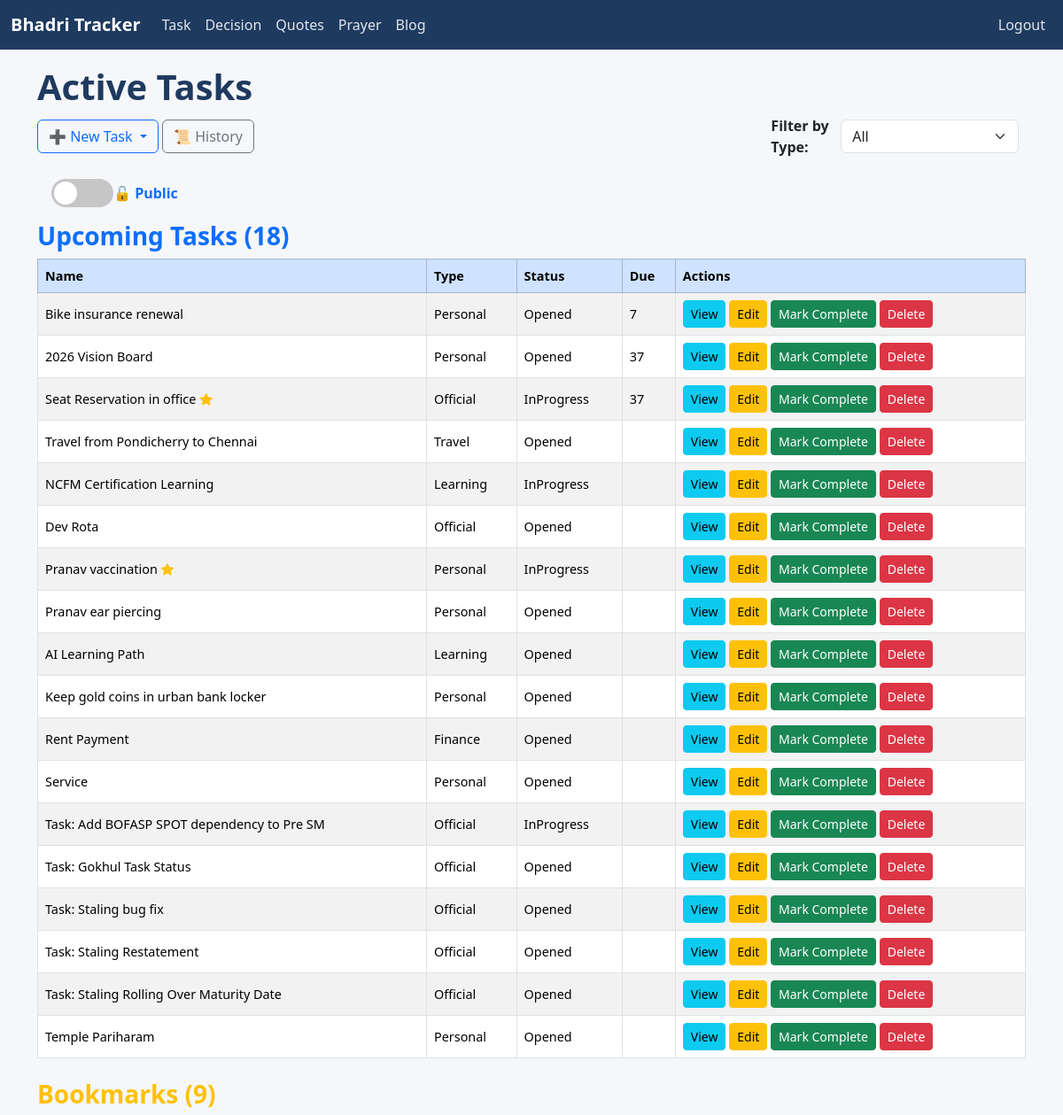
The app's page / (signed in, upper part), older data.
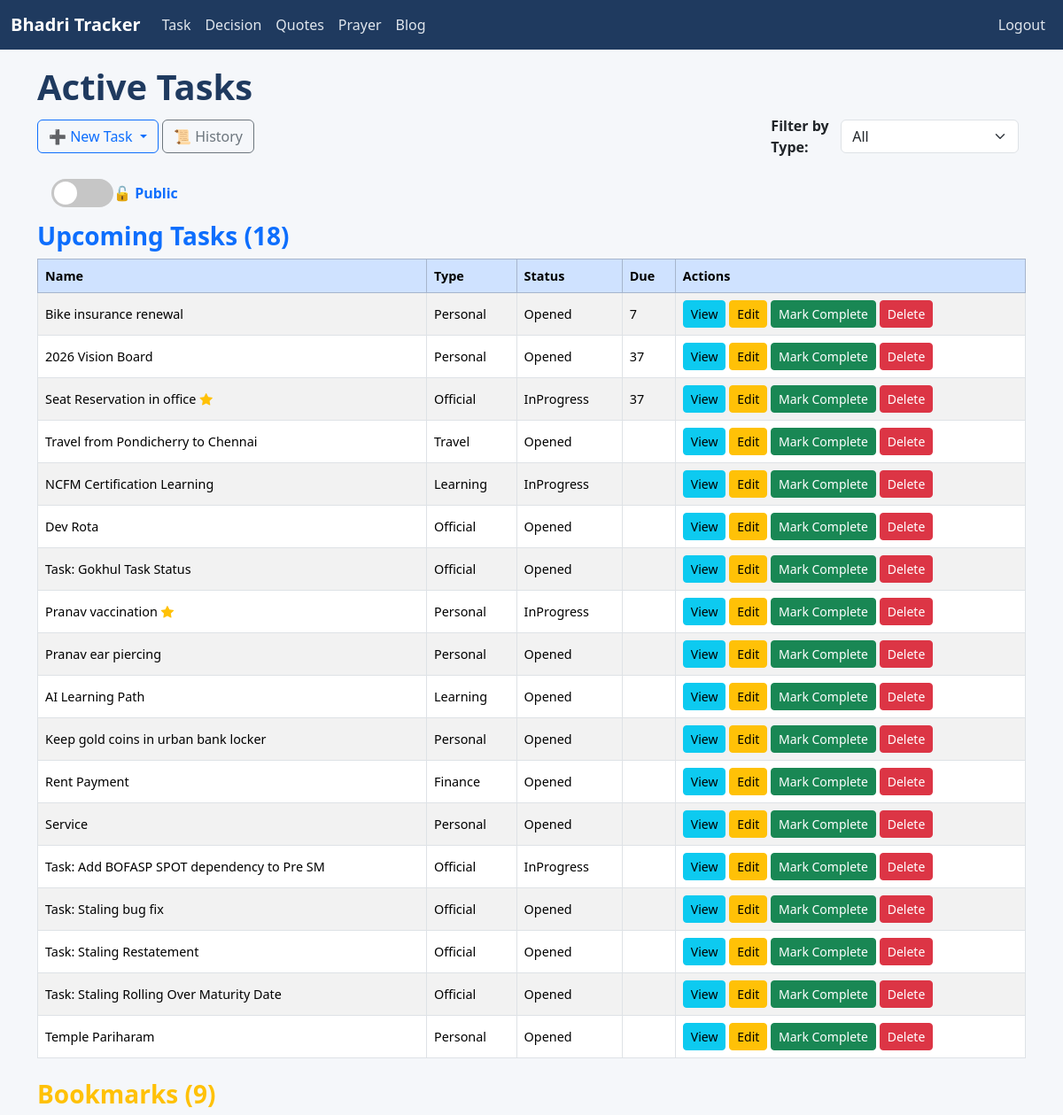
The same page, newer data.
### tracker/models.py (models this page shows, shortened)
class Task(models.Model):
    STATUS_CHOICES = [
        ('Opened', 'Opened'),
        ('InProgress', 'In Progress'),
        ('Completed', 'Completed'),
        ('Cancelled', 'Cancelled'),
        ('Hold', 'Hold'),
    ]
    name = models.CharField(max_length=200)
    status = models.CharField(max_length=20, choices=STATUS_CHOICES, default='Opened')
    task_type = models.ForeignKey(TaskType, on_delete=models.CASCADE)
    started_date = models.DateField(default=timezone.now, null=True, blank=True)
    created_date = models.DateField(auto_now_add=True)
    updated_date = models.DateField(auto_now=True)
    completed_date = models.DateField(null=True, blank=True)
    target_date = models.DateField(default=timezone.now, null=True, blank=True)
    is_bookmark = models.BooleanField(default=False)
    is_private = models.BooleanField(default=False)
    is_important = models.BooleanField(default=False)
    is_template = models.BooleanField(default=False)
    @property
    def days_till_upcoming(self):
        today = timezone.now().date()
        dates = []
        if self.started_date and self.started_date >= today:
            dates.append(self.started_date)
        if self.target_date and self.target_date >= today:
            dates.append(self.target_date)
        for upd in self.updates.all():
            if upd.status not in ['Completed', 'Cancelled'] and upd.date and upd.date >= today:
                dates.append(upd.date)
        if not dates:
            return None
        return (min(dates) - today).days

class TaskType(models.Model):
    name = models.CharField(max_length=50, unique=True)
    class Meta:
        ordering = ['name']

class Update(models.Model):
    STATUS_CHOICES = [
        ('Opened', 'Opened'),
        ('InProgress', 'In Progress'),
        ('Completed', 'Completed'),
        ('Cancelled', 'Cancelled')
    ]
    REMINDER_CHOICE = [
        ('Days', 'Days'),
        ('Weekly', 'Weekly'),
        ('Monthly', 'Monthly'),
        ('Yearly', 'Yearly'),
    ]
    task = models.ForeignKey(Task, on_delete=models.CASCADE, related_name='updates')
    date = models.DateField(default=timezone.now, null=True, blank=True)
    description = models.TextField()
    is_check_box = models.BooleanField(default=False)
    status = models.CharField(max_length=20, choices=STATUS_CHOICES, default='Opened')
    reminder_type = models.CharField(max_length=20, choices=REMINDER_CHOICE, null=True, blank=True)
    can_store_reminder = models.BooleanField(default=False)
    date_to_remind = models.IntegerField(null=True, blank=True)

### tracker/views.py (the view)
# urls.py: path('', views.TaskListView.as_view(), name='task_list'),
class TaskListView(LoginRequiredMixin, ListView):
    model = Task
    template_name = 'tracker/task_list.html'
    context_object_name = 'tasks'
    def get_queryset(self):
        queryset = Task.objects.exclude(status__in=['Completed', 'Cancelled', 'Hold']).exclude(is_bookmark=True).exclude(is_template=True)
        view_mode = self.request.GET.get('view', 'public')
        if view_mode == "private":
            user_profile  = getattr(self.request.user, "userprofile", None)
            if user_profile is None or not user_profile.special_privilege_password:
                messages.error(self.request, "You do not have access to private tasks.")
                return Task.objects.none()
            if not self.request.session.get("private_access"):
                raise PermissionError("PRIVATE_ACCESS_REQUIRED")
            queryset = queryset.filter(is_private=True)
        elif view_mode == "public":
            self.request.session['private_access'] = False
            queryset = queryset.filter(is_private=False)
        task_type_id = self.request.GET.get('task_type')
        if task_type_id:
            queryset = queryset.filter(task_type_id=task_type_id)
        tasks = list(queryset)
        tasks = [t for t in tasks if t.days_till_upcoming != 0]
        tasks.sort(
            key=lambda t: (
                t.days_till_upcoming is None,
                t.days_till_upcoming,
                t.target_date is None,
                t.target_date,
                t.name.lower(),
            )
        )
        return tasks
    def get_context_data(self, **kwargs):
        context = super().get_context_data(**kwargs)
        task_type_id = self.request.GET.get('task_type')
        context['task_types'] = TaskType.objects.all()
        context['selected_type'] = int(task_type_id) if task_type_id else None
        view_mode = self.request.GET.get('view', 'public')
        context['view_mode'] = view_mode
        common_filters = {}
        if view_mode == "public":
            common_filters['is_private'] = False
        elif view_mode == "private":
            common_filters['is_private'] = True
        if task_type_id:
            common_filters['task_type_id'] = task_type_id
        all_tasks = Task.objects.filter(**common_filters) \
            .exclude(status__in=['Completed', 'Cancelled', 'Hold']) \
            .exclude(is_bookmark=True) \
            .exclude(is_template=True) \
            .order_by('name')
        today_tasks = [task for task in all_tasks if task.days_till_upcoming == 0]
        context['today_tasks'] = today_tasks
        held_tasks = Task.objects.filter(
            status__in=['Hold'],
            **common_filters
        ).exclude(is_template=True).order_by('name')
        context['held_tasks'] = held_tasks
        bookmarked_tasks = Task.objects.filter(
            is_bookmark=True,
            status__in=['Opened', 'InProgress'],
            **common_filters
        ).exclude(is_template=True).order_by('name')
        context['bookmarked_tasks'] = bookmarked_tasks
        template_tasks = Task.objects.filter(is_template=True, **common_filters)
        context['template_tasks'] = template_tasks
        return context
    def dispatch(self, request, *args, **kwargs):
        try:
            return super().dispatch(request, *args, **kwargs)
        except PermissionError as e:
            if str(e) == "PRIVATE_ACCESS_REQUIRED":
                return redirect("private_access", "tracker:task_list")
            raise

### templates/tracker/task_list.html (shortened to what this page needs)
{% extends 'base.html' %}
{% load static %}
{% block style %}
<link rel="stylesheet" href="{% static 'css/task_list.css' %}">
{% endblock %}
{% block content %}
<h1>Active Tasks</h1>
<div class="d-flex flex-wrap align-items-center justify-content-between mb-3">
    <div class="dropdown mb-2">
      <button class="btn btn-outline-primary dropdown-toggle"
              type="button"
              data-bs-toggle="dropdown"
              aria-expanded="false">
        ➕ New Task
      </button>
    <a href="{% url 'tracker:task_history' %}" class="btn btn-outline-secondary">📜 History</a>
  </div>
  <form method="get" class="d-flex align-items-center mb-2 ms-auto">
    <label for="task_type" class="me-2 fw-bold">Filter by Type:</label>
    <select name="task_type" id="task_type" class="form-select me-2" style="min-width: 160px;" onchange="this.form.submit()">
      <option value="">All</option>
    </select>
  </form>
</div>
<div class="toggle-container mb-3 ms-3">
  <a href="{% if view_mode == 'public' %}{% url 'private_access' 'tracker:task_list' %}{% else %}?view=public{% endif %}"
     class="text-decoration-none d-flex align-items-center">
    <div class="toggle-switch {% if view_mode == 'private' %}active{% endif %}">
      <div class="toggle-circle"></div>
    </div>
    <span class="toggle-label">
      {% if view_mode == 'private' %}
        🔒 Private
      {% else %}
        🔓 Public
      {% endif %}
    </span>
  </a>
</div>
<h3 class="text-primary mb-2">Upcoming Tasks ({{ tasks|length }})</h3>
<div class="table-responsive">
  <table class="table table-striped table-bordered align-middle text-nowrap">
    <thead class="table-primary">
      <tr>
        <th>Name</th>
        <th>Type</th>
        <th>Status</th>
        <th>Due</th>
        <th>Actions</th>
      </tr>
    </thead>
    <tbody>
      {% for task in tasks %}
      <tr>
        <td>{{ task.name }}{% if task.is_important %}<i class="bi bi-star-fill text-warning ms-1"></i>{% endif %}</td>
        <td>{{ task.task_type.name }}</td>
        <td>{{ task.status }}</td>
        <td>{% if task.days_till_upcoming == 0 %}Today{% elif task.days_till_upcoming > 0 %}{{ task.days_till_upcoming }}{% endif %}</td>
        <td>
          <a href="{% url 'tracker:update_list' task.id %}" class="btn btn-sm btn-info">View</a>
          <a href="{% url 'tracker:task_update' task.id %}" class="btn btn-sm btn-warning">Edit</a>
          <a href="{% url 'tracker:mark_task_complete' task.id %}" class="btn btn-sm btn-success">Mark Complete</a>
          <a href="{% url 'tracker:task_delete' task.id %}" class="btn btn-sm btn-danger">Delete</a>
        </td>
      </tr>
      {% empty %}
        <tr><td colspan="6" class="text-center text-muted">No tasks found</td></tr>
      {% endfor %}
    </tbody>
  </table>
  {% if bookmarked_tasks %}
  <h3 class="text-warning mt-4">Bookmarks ({{ bookmarked_tasks|length }})</h3>
  {% endif %}
</div>
</div>
{% endblock %}

Row changes from the older to the newer data that the page shows:
changed Task "Task: Gokhul Task Status": moves up the list
